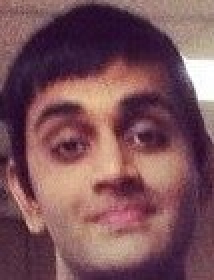
#> input picture My Projects/FaceRecognition/darsh.jpg, 107 x 140 px, given in place of the camera (shown 2 times larger)
$ jupyter execute --allow-errors 'OpenCV & Image Analysis.ipynb'   (older library calls are emulated)   (text cells are left out)
#> lines starting #> are read from the running program, lines starting #| are printed output that depends on the picture; after the words box and inside, x2 and y2 are one past the last pixel; in counts of white or black regions, pixels touching at a corner belong together
[cell 1]
import cv2
import matplotlib.pyplot as plt
import numpy as np
from PIL import ImageGrab

[cell 2]
# Import
gray_img = cv2.imread('C:/Users/Darshil/Desktop/Dreams/watch.jpg',cv2.IMREAD_GRAYSCALE)
c_img = cv2.imread('C:/Users/Darshil/Desktop/Dreams/watch.jpg',cv2.IMREAD_COLOR)

# You can show an image in different ways, example: matplotlib and via cv

# Via cv2
cv2.imshow('image', c_img)     # try shpwing gray_img as well
cv2.waitKey(0)                 #just waits for any key to be pressed
cv2.destroyAllWindows()

cv2.imwrite('C:/Users/Darshil/Desktop/Dreams/save_watch.jpg', c_img)   #how to save an image
#> Out = True

#> (a cell that did not finish here is left out)

[cell 4]
cap = cv2.VideoCapture(0)        #The 0 means it will use the first webcam. If you have one just use 0 obv
fourcc = cv2.VideoWriter_fourcc(*'XVID')       #Here we decide what type of video we're reading I think?
out = cv2.VideoWriter('output.avi', fourcc, 20.0,(640,480))    # Where to output and in what format


while True:
    ret, frame = cap.read()      # we read each frame of the video
#> frame is the input picture: shape (140, 107, 3); mean B, G, R 89.2, 82.3, 123.4
    gray = cv2.cvtColor(frame, cv2.COLOR_BGR2GRAY)     #
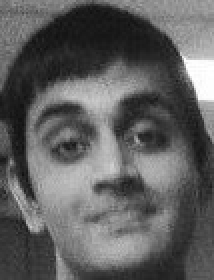
#> gray: shape (140, 107) (shown 2 times larger); min 15, max 255, mean 95.4
    out.write(frame)                                   # we write the file here
    cv2.imshow('gray', gray)

    if cv2.waitKey(0) == ord('q'):              #Remember that waitkey waits for you to press something and then exit
#> (key q is pressed here)
        break


cv2.destroyAllWindows()
cap.release()          # you release so that the camera is done using
#out.release()

[cell 5]
c_img = cv2.imread('C:/Users/Darshil/Desktop/Dreams/watch.jpg',cv2.IMREAD_COLOR)

"""
NOTE:
Remember that we refer to points in an image based on the dimensions and the coordinates
which always start from (0,0) top left
and go down. Then bottom left and goes sideways. For RGB there are 3 channels
"""

# Lets draw some cool stuff on our image!
cv2.line(c_img, (0,50), (150,150), (255,255,255), 1)    #Here in the last parenthesis, we specific RGB values (color values) for the line
cv2.rectangle(c_img, (0,0), (150,160), (0,255,0), 5)    # We specifc the starting and ending points for the hypotenuse and then it figures it out
cv2.circle(c_img, (150,50),55,(0,0,255),1)                   # image, center, radius,color,filled in color or not -1
pts = np.array([[0,0],[0,160],[150,160],[150,10]], np.int32) # Here we create a numpy array row for each point and number of points defines the polygon
#cv2.polylines(c_img,[pts],True,(0,255,255),3)          #image, points,true connects the dots,color,size

# Lets write on our image!
font = cv2.FONT_HERSHEY_SIMPLEX   #determine font
cv2.putText(c_img,'Writing stuff!', (0,130),font,1,(200,255,255),1,cv2.LINE_AA)  #IMAGE,text,position start,font,size,color,thickness,-


# Show
cv2.imshow('draw', c_img)
cv2.waitKey(0)
cv2.destroyAllWindows()

[cell 6]
img = c_img
#> (the rest of this cell did not finish here and is left out)

[cell 7]
#HERE WE LOOK AT BASIC ADDITION OPERATIONS

img1 = cv2.imread('C:/Users/Darshil/Desktop/Dreams/3D-Matplotlib.png' )
img2 = cv2.imread('C:/Users/Darshil/Desktop/Dreams/mainsvmimage.png')
py = cv2.imread('C:/Users/Darshil/Desktop/Dreams/mainlogo.png')

"""Interestingly we can add 2 image pixel matrices here to create a new one!"""
# add = img1 + img2        - without opencv
add =  cv2.add(img1,img2)  #element wise adding with opencv, however when pixel values> 255 they default to 255!

"""Another way to add is through the weighted function, we multiple each pixel value by the respective weight!
So in this case, element wise 0.6 & pixels in img1, same with 0.4 and image 2
"""
weighted = cv2.addWeighted(img1, 0.6,img2,0.4,0)

cv2.imshow('weighted',weighted)
cv2.waitKey(0)
cv2.destroyAllWindows()

[cell 8]
img1 = cv2.imread('C:/Users/Darshil/Desktop/Dreams/3D-Matplotlib.png' )
img2 = cv2.imread('C:/Users/Darshil/Desktop/Dreams/mainsvmimage.png')
py = cv2.imread('C:/Users/Darshil/Desktop/Dreams/mainlogo.png')

#> (the rest of this cell did not finish here and is left out)

[cell 9]
"""
What we're going to do here is import an image of a book in really bad writing,
use the threshold concept to change up the pixels
and make it clearer
"""

image = cv2.imread('C:/Users/Darshil/Desktop/Dreams/bookpage.jpg')   #original image
retval, threshold = cv2.threshold(image,12,255,cv2.THRESH_BINARY)   # Anything above 12 will be 255 (so white) else black

#> (the rest of this cell did not finish here and is left out)

[cell 10]
"""
This is a fun project!
"""
cap = cv2.VideoCapture(0)

while True:
    _, frame = cap.read()     #read frames from video
    hsv = cv2.cvtColor(frame, cv2.COLOR_BGR2HSV)      # convert BGR to HSV
#> hsv: shape (140, 107, 3); mean H, S, V 108, 107, 123.8

    lower_red = np.array([150,150,30])
    upper_red = np.array([180,255,150])

    mask = cv2.inRange(hsv, lower_red, upper_red)   # mask will be everything in the ranges which for now is everything because 0-255 pixels only
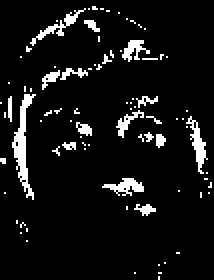
#> mask: shape (140, 107) (shown 2 times larger); 7.4% white; 85 white regions (70 under 20 px), largest, box (x1, y1, x2, y2) and area: (6, 47, 18, 100) 222, (93, 58, 104, 87) 109, (15, 4, 43, 23) 96
    res = cv2.bitwise_and(frame,frame,mask=mask) # read: if something in the frame AND mask = true

    cv2.imshow('frame',frame)
    #cv2.imshow('mask',mask)
    cv2.imshow('res',res)

    if cv2.waitKey(5)== ord('q'):

#> (key q is pressed here)
        break

cv2.destroyAllWindows()
cap.release()

[cell 11]
"""
This is a fun project!
"""
cap = cv2.VideoCapture(0)

while True:
    _, frame = cap.read()     #read frames from video
    hsv = cv2.cvtColor(frame, cv2.COLOR_BGR2HSV)      # convert RGB to HSV

    lower_red = np.array([150,150,50])
    upper_red = np.array([180,255,150])

    mask = cv2.inRange(hsv, lower_red, upper_red)   # mask will be everything in the ranges which for now is everything because 0-255 pixels only
#> mask: shape (140, 107); 5.2% white in thin lines or dots, all inside (x1, y1, x2, y2) = (0, 13, 106, 140)
    res = cv2.bitwise_and(frame,frame,mask=mask) # read: if something in the frame AND mask = true

    kernel = np.ones((15,15), np.float32)/225         #Note we set up a nxn kernel here/ divide by the product and then apply
    smoothed = cv2.filter2D(res,-1,kernel)             #apply the kernel


    """Applying some in-built blurs"""
    blur = cv2.GaussianBlur(res,(15,15),0)          #applying a gaussian blur kernel
    median = cv2.medianBlur(res,15)                 #Applying a median blur
#> median: shape (140, 107, 3); every value is 0
    bilateral = cv2.bilateralFilter(res,15,75,75)   #Applying a bilateral blur

    cv2.imshow('frame',frame)
    #cv2.imshow('mask',mask)
    cv2.imshow('res',res)
    #cv2.imshow('smoothed',smoothed)
    cv2.imshow('blur',blur)
    cv2.imshow('median',median)
    cv2.imshow('bilateral',bilateral)

    if cv2.waitKey(5)== ord('q'):
#> (key q is pressed here)
        break
cap.release()
cv2.destroyAllWindows()

[cell 12]
"""
This is one more  fun project!
"""
cap = cv2.VideoCapture(0)

while True:
    _, frame = cap.read()     #read frames from video
    hsv = cv2.cvtColor(frame, cv2.COLOR_BGR2HSV)      # convert BGR to HSV

    lower_red = np.array([150,150,50])
    upper_red = np.array([180,255,150])

    mask = cv2.inRange(hsv, lower_red, upper_red)   # mask will be everything in the ranges which for now is everything because 0-255 pixels only
    res = cv2.bitwise_and(frame,frame,mask=mask) # read: if something in the frame AND mask = true

    kernel = np.ones((5,5),np.uint8)
    erosion = cv2.erode(mask, kernel, iterations =1)
#> erosion: shape (140, 107); every value is 0
    dilation = cv2.dilate(mask, kernel, iterations =1)
#> dilation: shape (140, 107); 22.4% white; 14 white regions, largest, box (x1, y1, x2, y2) and area: (0, 23, 86, 102) 1095, (56, 46, 85, 76) 562, (86, 57, 107, 101) 421

    opening  = cv2.morphologyEx(mask, cv2.MORPH_OPEN,kernel)
    closing  = cv2.morphologyEx(mask, cv2.MORPH_CLOSE,kernel)
#> closing: shape (140, 107); 7.7% white; 25 white regions (15 under 20 px), largest, box (x1, y1, x2, y2) and area: (21, 25, 84, 45) 209, (6, 47, 18, 100) 187, (58, 48, 81, 69) 160

# [4 lines of commented-out code are left out]
    cv2.imshow('opening',opening)
    cv2.imshow('closing',closing)


    if cv2.waitKey(5)== ord('q'):
#> (key q is pressed here)
        break

cv2.destroyAllWindows()
cap.release()

[cell 13]
"""
This is another fun project!
"""
cap = cv2.VideoCapture(0)

while True:
    _, frame = cap.read()     #read frames from video

    laplacian = cv2.Laplacian(frame,cv2.CV_64F)       #black and white
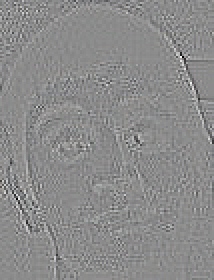
#> laplacian: shape (140, 107, 3) float64 (shown 2 times larger); mean B, G, R 0, -0.1, -0.1; drawn with min black and max white
    sobelx= cv2.Sobel(frame, cv2.CV_64F, 1,0,ksize = 5)    #Soblex = vertical edge detectors, ksize = kernel size
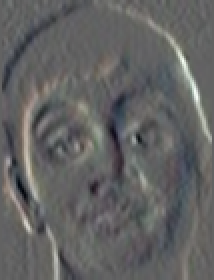
#> sobelx: shape (140, 107, 3) float64 (shown 2 times larger); mean B, G, R 56.1, 66.3, 58; drawn with min black and max white
    sobely =cv2.Sobel(frame, cv2.CV_64F, 0,1,ksize = 5)    # sobley = horizontal edge detector
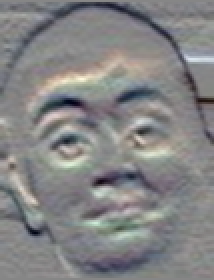
#> sobely: shape (140, 107, 3) float64 (shown 2 times larger); mean B, G, R -43.2, -65.7, -61.4; drawn with min black and max white
    edges = cv2.Canny(frame,100,200)                        #calling inbuilt edge detectors- input image,, minval,maxval.
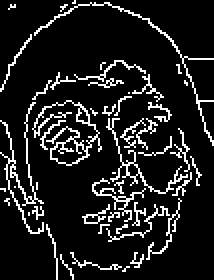
#> edges: shape (140, 107) (shown 2 times larger); 11.8% white in thin lines or dots
                                                            # [5 lines of commented-out code are left out]
    cv2.imshow('edges',edges)

    if cv2.waitKey(5)== ord('q'):
#> (key q is pressed here)
        break

cv2.destroyAllWindows()
cap.release()

[cell 14]
img_bgr = cv2.imread('C:/Users/Darshil/Desktop/Dreams/opencv-template-matching-python-tutorial.jpg')  #read in image
#> (the rest of this cell did not finish here and is left out)

[cell 15]
img  = cv2.imread('C:/Users/Darshil/Desktop/Dreams/opencv-python-foreground-extraction-tutorial.jpg')
#> (the rest of this cell did not finish here and is left out)

[cell 16]
img = cv2.imread('C:/Users/Darshil/Desktop/Dreams/opencv-corner-detection-sample.jpg')
#> (the rest of this cell did not finish here and is left out)

[cell 17]
img1 =  cv2.imread('C:/Users/Darshil/Desktop/Dreams/opencv-feature-matching-template.jpg')
img2 = cv2.imread('C:/Users/Darshil/Desktop/Dreams/opencv-feature-matching-image.jpg')

orb = cv2.ORB_create()

kp1, des1 = orb.detectAndCompute(img1,None)   # defining key points and descriptors
#> kp1 = (); des1 = None
kp2, des2 = orb.detectAndCompute(img2,None)     # defining key points and descriptors
#> kp2 = (); des2 = None

bf = cv2.BFMatcher(cv2.NORM_HAMMING,crossCheck=True)

matches = bf.match(des1,des2)
#> matches = ()
matches = sorted(matches, key= lambda x:x.distance)
#> matches = []

#> (the rest of this cell did not finish here and is left out)

[cell 18]
cap = cv2.VideoCapture(0)
fgbg = cv2.createBackgroundSubtractorMOG2()

while True:
    ret, frame = cap.read()
    fgmask = fgbg.apply(frame)
#> fgmask: shape (140, 107); every value is 127

    cv2.imshow('original',frame)
    cv2.imshow('fg',fgmask)

    if cv2.waitKey(5)== ord('q'):
#> (key q is pressed here)
        break

cap.release()
cv2.destroyAllWindows()

[cell 19]
im = cv2.imread('C:/Users/Darshil/Desktop/Dreams/contour_test3.jpg')
#> (the rest of this cell did not finish here and is left out)

[cell 20]
"""

cap = cv2.VideoCapture(0)
font = cv2.FONT_HERSHEY_SIMPLEX
while True:
    ret, im = cap.read(5)
    imgray = cv2.cvtColor(im, cv2.COLOR_BGR2GRAY)
    ret,thresh = cv2.threshold(imgray,127,255,1)

    edges = cv2.Canny(thresh,100,200)


    im2, contours, hierarchy = cv2.findContours(edges,cv2.RETR_TREE,cv2.CHAIN_APPROX_SIMPLE)

    cv2.drawContours(im2, contours, 0, (0,0,255), 1)
    cv2.imshow('Contours on Image', im2)
    cv2.imshow('Edges', edges)


    if cv2.waitKey(5)== ord('q'):
        break


cv2.destroyAllWindows()
cap.release()  """

[cell 21]
#Import cascades for inference
face_cascade = cv2.CascadeClassifier('C:/Users/Darshil/Desktop/Dreams/haarcascade_frontalface_default.xml')
eye_cascade = cv2.CascadeClassifier('C:/Users/Darshil/Desktop/Dreams/haarcascade_eye.xml')
smile_cascade = cv2.CascadeClassifier('C:/Users/Darshil/Desktop/Dreams/haarcascade_smile.xml')

#font
font = cv2.FONT_HERSHEY_SIMPLEX

[cell 22]
cap = cv2.VideoCapture(0)

while True:
    ret, img = cap.read(5)   #reading every 5 frames computationally cheaper with no negative effect
    gray = cv2.cvtColor(img, cv2.COLOR_BGR2GRAY)        #converting into grayscale
    faces = face_cascade.detectMultiScale(gray,1.3,5)    #using face_cascade to detect on the grayscale image
#> faces = [[10, 35, 89, 89]]

    """FACES"""
    #N1. important to note that smile_cascade and eye_cascades need to be used within the face identified!
    for (x,y,w,h) in faces:                             #faces gives us x,y,w,h of the faces so now we use those
        cv2.rectangle(img,(x,y),(x+w,y+h),(255,0,0),2)       #draw a rectangle using the x,y,w,h coordinates
        roi_gray = gray[y:y+h,x:x+w]                      #N1. taking a grayscale of the face to use with other cascades
        roi_color = img[y:y+h,x:x+w]                      #N1. take a colored image of the face to use with other cascades
        cv2.putText(img,'Face spotted!', (x,y),font,0.7,(200,255,255),1,cv2.LINE_AA)  #IMAGE,text,position start,font,size,color,thickness,-

        """SMILES"""
        smiles = smile_cascade.detectMultiScale(roi_gray,1.3,5)        #using smile_cascade on the grayscale images
        for (x, y, w, h) in smiles:                                   #smiles returns x,y,w,h of a smile so we use that
            cv2.rectangle(roi_color, (x, y), (x+w, y+h), (0, 0, 255), 1)    #draw a rectangle using the x,y,w,h coordinates
            cv2.putText(roi_color,'Smile spotted!', (x,y),font,0.7,(200,255,255),1,cv2.LINE_AA)  #text

        """EYES"""
        eyes = eye_cascade.detectMultiScale(roi_gray)        #using eye_cascades to detect eyes
        for (ex,ey,ew,eh) in eyes:                          #using x,y,w,h coordinates
            cv2.rectangle(roi_color,(ex,ey),(ex+ew,ey+eh),(0,255,0),2)    #draw rectangle
#> this loop made 1 pass
#> eyes on pass 1: [[50, 23, 23, 23], [9, 18, 32, 32], [42, 3, 45, 45]]
#> pass 1, `roi_gray = gray[y:y+h,x:x+w]`:
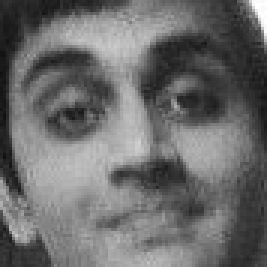
#> roi_gray: shape (89, 89) (shown 3 times larger); min 15, max 255, mean 107.7
#> pass 1, `roi_color = img[y:y+h,x:x+w]`:
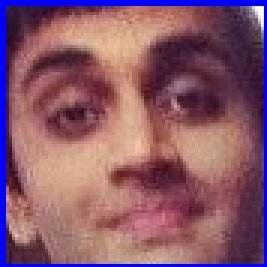
#> roi_color: shape (89, 89, 3) (shown 3 times larger); mean B, G, R 105.9, 88.3, 135.9
#> after the loop:
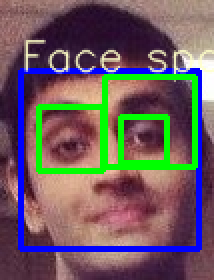
#> img: shape (140, 107, 3) (shown 2 times larger); 17.26% of pixels changed, all inside (x1, y1, x2, y2) = (9, 19, 107, 126)
#> after the loop:
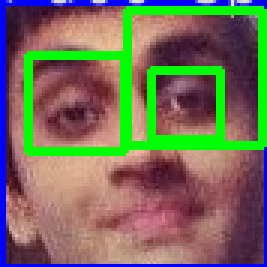
#> roi_color: shape (89, 89, 3) (shown 3 times larger); 14.78% of pixels changed, all inside (x1, y1, x2, y2) = (2, 0, 89, 52)

    cv2.imshow('img',img)    #show full image


    if cv2.waitKey(5)== ord('q'):        #break when pressing "q"
#> (key q is pressed here)
        break

cv2.destroyAllWindows()
cap.release()

$ run again, on My Projects/FaceRecognition/leo3.jpg
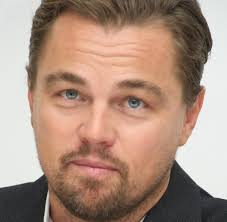
#> input picture My Projects/FaceRecognition/leo3.jpg, 227 x 222 px, given in place of the camera
#> Out = True
#> frame is the input picture: shape (222, 227, 3); mean B, G, R 127.1, 143, 171.2
#> hsv: shape (222, 227, 3); mean H, S, V 30.2, 70.5, 172
#> mask: shape (222, 227); every value is 0
#> res: shape (222, 227, 3); every value is 0
#> `edges = cv2.Canny(frame,100,200)`:
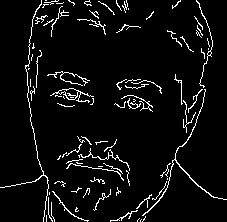
#> edges: shape (222, 227); 5.5% white in thin lines or dots
#> kp1 = (); des1 = None
#> kp2 = (); des2 = None
#> `matches = bf.match(des1,des2)`: matches = ()
#> `matches = sorted(matches, key= lambda x:x.distance)`: matches = []
#> fgmask: shape (222, 227); every value is 127
#> faces = [[14, 30, 171, 171]]
#> the loop `for (x,y,w,h) in faces:` made 1 pass
#> (smiles, eyes) on pass 1: ([[63, 7, 76, 38], [39, 119, 76, 38]], [[34, 44, 41, 41], [95, 51, 46, 46]])
#> after the loop `for (x,y,w,h) in faces:`:
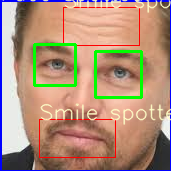
#> roi_color: shape (171, 171, 3); mean B, G, R 122.7, 144.4, 176.1
